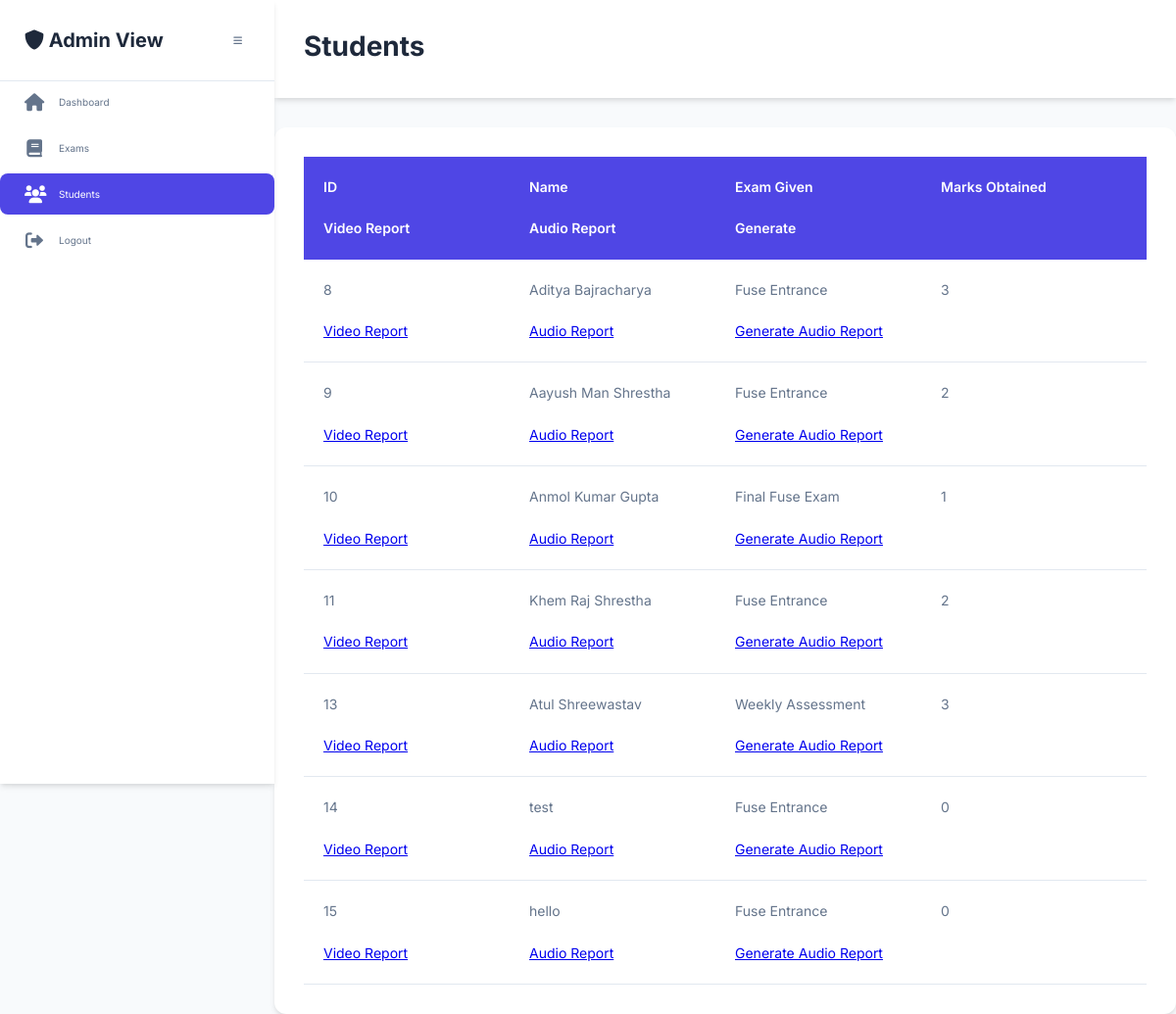
/students/, run on an earlier commit of the app's database.
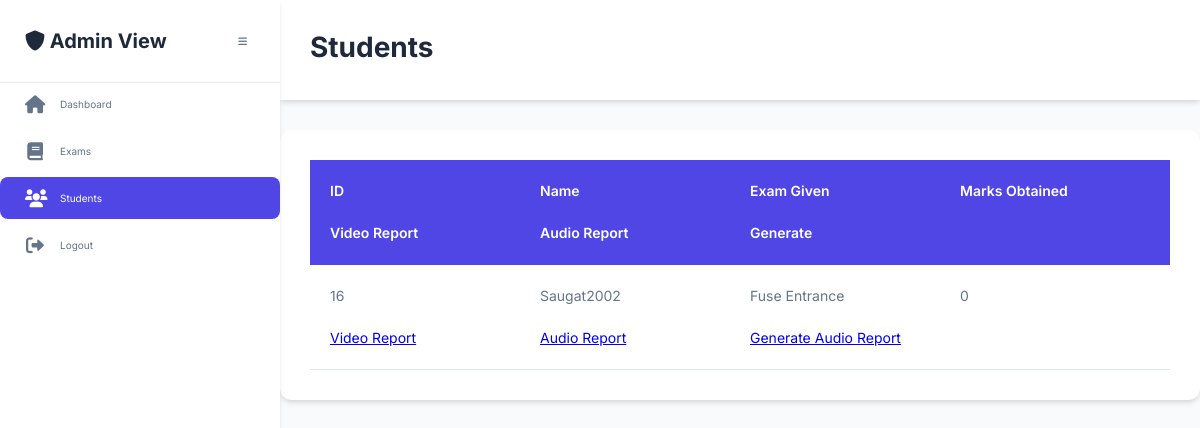
And on a later commit of the database.
### dashboard/models.py (models this page shows, shortened)
class BaseModel(models.Model):
    uid = models.UUIDField(default=uuid.uuid4, editable=False, unique=True)
    created_at = models.DateField(auto_now_add=True)
    updated_at = models.DateField(auto_now=True)
    class Meta: # abstract = True means this model will not be created in database
        abstract = True

class Student(BaseModel):
    username = models.CharField(max_length=100)
    email = models.EmailField(unique=True)
    password = models.CharField(max_length=100)
    exam_given = models.CharField(max_length=100, blank=True, null=True, default="Test Entrance")
    suspicoius_activity = models.BooleanField(default=False)
    marks_obtained = models.IntegerField(default=0)
    video_report = models.URLField(max_length=500, blank=True, null=True)
    audio_report = models.URLField(max_length=500, blank=True, null=True)
    recording = models.FileField(upload_to='proctoring_videos/', blank=True, null=True)

### dashboard/views.py (the view)
# urls.py: path("students/", getStudent, name="getStudent"),
def getStudent(request):
    students = Student.objects.all()
    students = list(students.values())
    response = {"students": students}
    return render(request, "students.html", response)

### dashboard/templates/students.html (shortened to what this page needs)
{% extends 'home.html' %}
{% block content %}
    <div class="header">
        <h1>Students</h1>
    </div>
    <div class="container user-container">
        <div class="users">
            <div class="users-keys">
                <div class="keys exam-id">ID</div>
                <div class="keys exam-name">Name</div>
                <div class="keys exam-description">Exam Given</div>
                <div class="keys exam-description">Marks Obtained</div>
                <div class="keys exam-price">Video Report</div>
                <div class="keys exam-image">Audio Report</div>
                <div class="keys exam-id">Generate</div>
            </div>
            {% for student in students %}
            <div class="users-values">
                <div class="values exam-id_value">{{ student.id }}</div>
                <div class="values exam-name_value">{{ student.username }}</div>
                <div class="values exam-description_value">{{ student.exam_given }}</div>
                <div class="values exam-description_value">{{ student.marks_obtained }}</div>
                <div class="values exam-price_value">
                    <a href="generate-report/{{student.id}}" target="_blank">Video Report</a>
                </div>
                <div class="values exam-image_value">
                    <a href="http://127.0.0.1:8000/students/audio_report/{{student.id}}">Audio Report</a>
                </div>
                <div class="values exam-id_value" id="suspicious">
                    <a href="http://127.0.0.1:8000/get_audio_report/{{student.id}}">Generate Audio Report</a>
                </div>
            </div>
            {% endfor %}
        </div>
    </div>
{% endblock %}

What changed in the data, as far as the page shows it:
removed Student: id "8", username "Aditya Bajracharya", exam_given "Fuse Entrance", marks_obtained "3"
removed Student: id "9", username "Aayush Man Shrestha", exam_given "Fuse Entrance", marks_obtained "2"
removed Student: id "10", username "Anmol Kumar Gupta", exam_given "Final Fuse Exam", marks_obtained "1"
removed Student: id "11", username "Khem Raj Shrestha", exam_given "Fuse Entrance", marks_obtained "2"
removed Student: id "13", username "Atul Shreewastav", exam_given "Weekly Assessment", marks_obtained "3"
removed Student: id "14", username "test", exam_given "Fuse Entrance", marks_obtained "0"
removed Student: id "15", username "hello", exam_given "Fuse Entrance", marks_obtained "0"
added Student: id "16", username "Saugat2002", exam_given "Fuse Entrance", marks_obtained "0"
